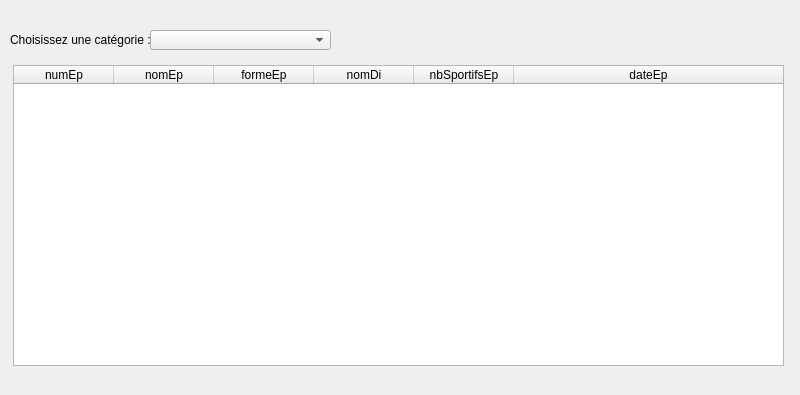
<?xml version="1.0" encoding="UTF-8"?>
<ui version="4.0">
 <class>fct_comp_3</class>
 <widget class="QDialog" name="fct_comp_3">
  <property name="geometry">
   <rect>
    <x>0</x>
    <y>0</y>
    <width>800</width>
    <height>395</height>
   </rect>
  </property>
  <property name="windowTitle">
   <string>Liste des épreuves d'une catégorie (version 2, catégories extraites de la BD)</string>
  </property>
  <property name="windowIcon">
   <iconset>
    <normaloff>../../../../../../../342px-Olympic_rings_without_rims.svg.png</normaloff>../../../../../../../342px-Olympic_rings_without_rims.svg.png</iconset>
  </property>
  <widget class="QTableWidget" name="table_fct_comp_3">
   <property name="geometry">
    <rect>
     <x>13</x>
     <y>65</y>
     <width>771</width>
     <height>301</height>
    </rect>
   </property>
   <attribute name="horizontalHeaderMinimumSectionSize">
    <number>50</number>
   </attribute>
   <attribute name="horizontalHeaderStretchLastSection">
    <bool>true</bool>
   </attribute>
   <attribute name="verticalHeaderVisible">
    <bool>false</bool>
   </attribute>
   <column>
    <property name="text">
     <string>numEp</string>
    </property>
   </column>
   <column>
    <property name="text">
     <string>nomEp</string>
    </property>
   </column>
   <column>
    <property name="text">
     <string>formeEp</string>
    </property>
   </column>
   <column>
    <property name="text">
     <string>nomDi</string>
    </property>
   </column>
   <column>
    <property name="text">
     <string>nbSportifsEp</string>
    </property>
   </column>
   <column>
    <property name="text">
     <string>dateEp</string>
    </property>
   </column>
  </widget>
  <widget class="QLabel" name="label_fct_comp_3">
   <property name="geometry">
    <rect>
     <x>10</x>
     <y>370</y>
     <width>771</width>
     <height>20</height>
    </rect>
   </property>
   <property name="text">
    <string/>
   </property>
   <property name="alignment">
    <set>Qt::AlignCenter</set>
   </property>
  </widget>
  <widget class="QLabel" name="label_2">
   <property name="geometry">
    <rect>
     <x>10</x>
     <y>30</y>
     <width>172</width>
     <height>19</height>
    </rect>
   </property>
   <property name="text">
    <string>Choisissez une catégorie :</string>
   </property>
  </widget>
  <widget class="QComboBox" name="cb_fct_comp_3">
   <property name="geometry">
    <rect>
     <x>150</x>
     <y>30</y>
     <width>181</width>
     <height>20</height>
    </rect>
   </property>
  </widget>
 </widget>
 <resources/>
 <connections>
  <connection>
   <sender>cb_fct_comp_3</sender>
   <signal>currentTextChanged(QString)</signal>
   <receiver>fct_comp_3</receiver>
   <slot>refreshResult()</slot>
   <hints>
    <hint type="sourcelabel">
     <x>215</x>
     <y>37</y>
    </hint>
    <hint type="destinationlabel">
     <x>246</x>
     <y>62</y>
    </hint>
   </hints>
  </connection>
 </connections>
 <slots>
  <slot>refreshResult()</slot>
  <slot>initaliser()</slot>
 </slots>
</ui>
